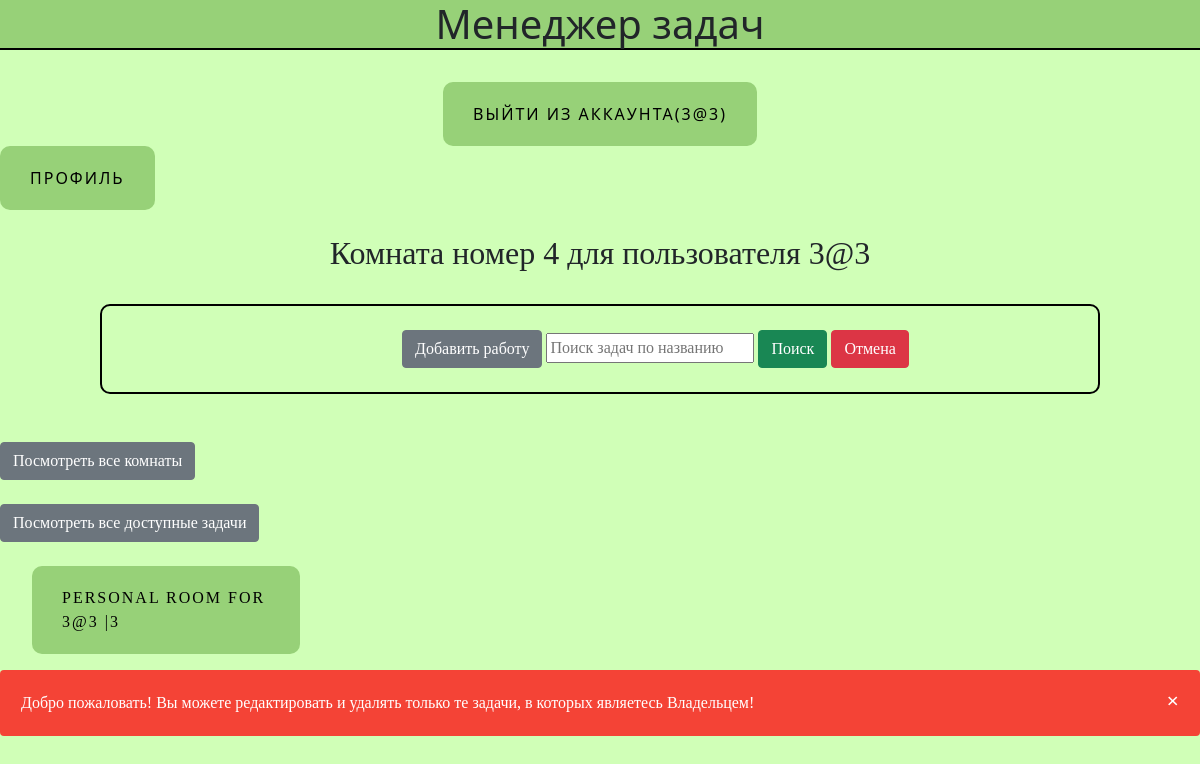
The app's page /alljobs/4 (signed in), older data.
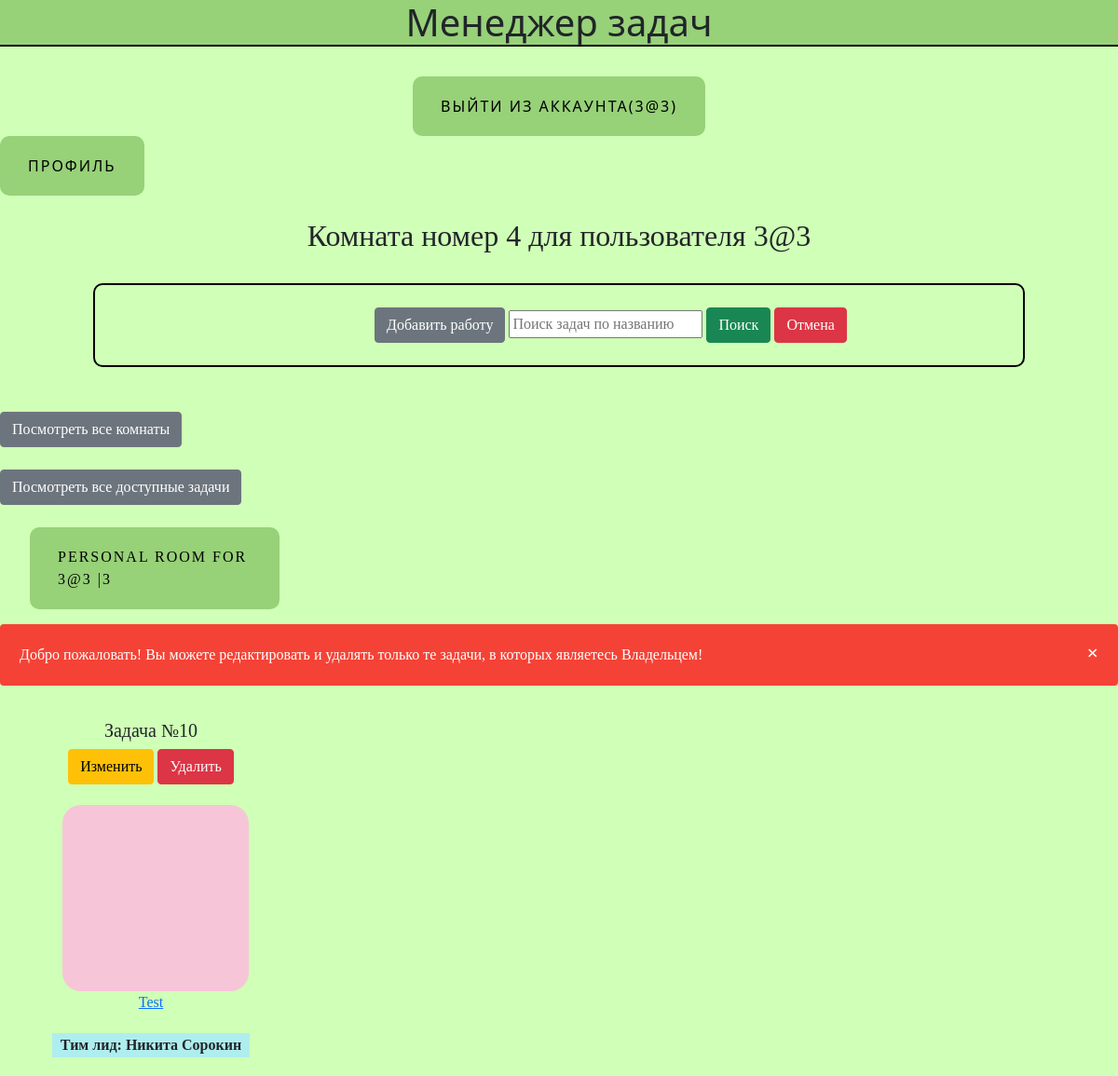
The same page, newer data.
### data/notifications.py (models this page shows)
class Notifications(SqlAlchemyBase):
    __tablename__ = "notifications"
    id = sqlalchemy.Column(sqlalchemy.Integer, primary_key=True, autoincrement=True)
    text = sqlalchemy.Column(sqlalchemy.String, nullable=True)
    users = sqlalchemy.Column(sqlalchemy.String, nullable=True)
    mister = sqlalchemy.Column(sqlalchemy.Boolean, nullable=True, default=True)

### data/jobs.py (models this page shows)
class Jobs(SqlAlchemyBase):
    __tablename__ = "jobs"
    id = sqlalchemy.Column(sqlalchemy.Integer, primary_key=True, autoincrement=True)
    team_leader = sqlalchemy.Column(sqlalchemy.Integer, sqlalchemy.ForeignKey('users.id'), nullable=True)
    job = sqlalchemy.Column(sqlalchemy.String, nullable=True)
    work_size = sqlalchemy.Column(sqlalchemy.Integer, nullable=True)
    collaborators = sqlalchemy.Column(sqlalchemy.String, nullable=True)
    is_finished = sqlalchemy.Column(sqlalchemy.Integer, default=False)
    start_date = sqlalchemy.Column(sqlalchemy.DateTime, default=datetime.datetime.now, nullable=True)
    end_date = sqlalchemy.Column(sqlalchemy.DateTime, default=datetime.datetime.now, nullable=True)
    user = orm.relationship("User")
    intensity_level = orm.relationship("IntensityLevel", secondary="association",  backref="jobs")
    description = sqlalchemy.Column(sqlalchemy.String, nullable=True)

### main.py (the view)
@app.route('/alljobs/<int:id>')
@login_required
def all_jobs(id):
    db_sess = db_session.create_session()
    data = []
    ct = 0
    current_room = db_sess.query(Rooms).filter(Rooms.id == id).first()
    if current_room is not None:
        if current_room.collaborators:
            if current_user.id in [current_room.team_leader] + current_room.collaborators.split(","):
                if current_room.tasks is not None:
                    x = current_room.tasks.split(", ")
                else:
                    x = None
                if x and not (len(x) == 1 and not x[0]):
                    available_tasks = tuple(map(int, x))
                else:
                    available_tasks = ()
                for el in db_sess.query(Jobs):
                    if el.id in available_tasks:
                        team_leader = f"{el.user.name} {el.user.surname}"
                        cover = str(random.randint(1, 21)) + ".png"
                        data.append((el.job, team_leader, el.id, cover))
                        print(cover)
                ans = []
                i = 0
                while i < len(data):
                    curr = []
                    for j in range(4):
                        if i >= len(data):
                            break
                        curr.append(data[i])
                        i += 1
                    ans.append(curr)
                rooms = []
                for el in db_sess.query(Rooms).filter(
                        (Rooms.team_leader.like(current_user.id) | Rooms.collaborators.like(
                            f'%{current_user.id}%'))).all():
                    rooms.append((f"{el.title} |{el.team_leader}", el.id))
                notes1 = []
                for i in dbs.query(Notifications).all():
                    a = i.users.split(',')
                    if current_user.email in a and i.mister == True:
                        notes1.append((i.text))
                        i.mister = False
                        dbs.delete(i)
                print(notes1)
                dbs.commit()
                return render_template('alljobs.html', label="Поиск задач по названию", ans=ans, rooms=rooms,
                                       crId=current_room.id, crU=current_user.email, notes1=notes1)
            else:
                return render_template('not_allowed.html', room_id=current_user.current_room, f_pr=True)
        else:
            if current_user.id in [current_room.team_leader]:
                if current_room.tasks is not None:
                    x = current_room.tasks.split(", ")
                else:
                    x = None
                if x and not (len(x) == 1 and not x[0]):
                    available_tasks = tuple(map(int, x))
                else:
                    available_tasks = ()
                for el in db_sess.query(Jobs):
                    if el.id in available_tasks:
                        team_leader = f"{el.user.name} {el.user.surname}"
                        cover = str(random.randint(1, 20)) + ".png"
                        data.append((el.job, team_leader, el.id, cover))
                        print(cover)
                ans = []
                i = 0
                while i < len(data):
                    curr = []
                    for j in range(4):
                        if i >= len(data):
                            break
                        curr.append(data[i])
                        i += 1
                    ans.append(curr)
                rooms = []
                for el in db_sess.query(Rooms).filter(
                        (Rooms.team_leader.like(current_user.id) | Rooms.collaborators.like(
                            f'%{current_user.id}%'))).all():
                    rooms.append((f"{el.title} |{el.team_leader}", el.id))
                notes1 = []
                for i in dbs.query(Notifications).all():
                    a = ""
                    a = i.users.split(',')
                    if current_user.email in a and i.mister == True:
                        notes1.append((i.text))
                        i.mister = False
                print(notes1)
                return render_template('alljobs.html', label="Поиск задач по названию", ans=ans, rooms=rooms,
                                       crId=current_room.id, crU=current_user.email, notes1=notes1)
            else:
                return render_template('not_allowed.html', room_id=current_user.current_room, f_pr=True)
    else:
        return render_template('not_allowed.html', room_id=current_user.current_room, f_pr=True)

### data/db_session.py (called while the page is built)
def create_session() -> Session:
    global __factory
    return __factory()

### main.py (called while the page is built)
@login_manager.user_loader
def load_user(user_id):
    db_sess = db_session.create_session()
    return db_sess.query(User).get(user_id)

### templates/alljobs.html (shortened to what this page needs)
{% extends "base.html" %}
{% block content %}
<br><h2 id="spec2">Комната номер {{ crId }} для пользователя {{ crU }}</h2><br>
<form1 action="/search/{{ crId }}" method="POST">
    <br>
    <div id="work_logs">
        <div id="search_query">
            {% if current_user.is_authenticated %}
            <a href="/addjob/{{ crId }}" class="btn btn-secondary">Добавить работу</a>
            {% endif %}
            <input type="text" name="query" placeholder="{{ label }}">
            <button type="submit" class="btn btn-success">Поиск</button>
            <a href="/alljobs/{{ crId }}" class="btn btn-danger">Отмена</a>
        </div>
    </div>
    <br></form1><br>
<div id="parent1">
    <div id="room_list">
        <br><a href="/allrooms" class="btn btn-secondary">Посмотреть все комнаты</a>
        <br>
        <br><a href="/alltasks" class="btn btn-secondary">Посмотреть все доступные задачи</a>
        {% for room in rooms %}
        <ol>
            <br><a href="/alljobs/{{ room[1] }}">
            <li id='roomss'>{{ room[0] }}</li>
        </a>
        </ol>
        {% endfor %}
    </div>
</div>
<div id='notifications'>
    {% for n in notes1 %}
    <div class="alert">
        <span class="closebtn" onclick="this.parentElement.style.display='none';">&times;</span>
        {{ n }}
    </div>
    {%endfor%}
</div>
{% for data in ans %}
<table id="main_table">
    <tr id="job_name">
        {% for row in data %}
        <td>
            <h5>Задача №{{ row[2] }}</h5>
            <div class="buttons">
                <a href="/addjob/{{ crId }}/{{ row[2] }}" class="btn btn-warning">Изменить</a>
                <a href="/job_delete/{{ crId }}/{{ row[2] }}" class="btn btn-danger">Удалить</a>
            </div>
        </td>
        {% endfor %}
    </tr>
    <tr id="job_cover" style="border-radius: 20px;">
        {% for row in data %}
        <td>
            <a href="/job_description/{{row[2]}}/{{crId}}">
                <img src="{{ url_for('static', filename='covers/' + row[3]) }}" id="job_img"
                     style="border-radius: 20px;"/>
                <div class="CoverText">{{ row[0] }}</div>
            </a>
        </td>
        {% endfor %}
    </tr>
    <tr id="job_teamlead">
        {% for row in data %}
        <td>
            Тим лид: {{row[1]}}
        </td>
        {% endfor %}
    </tr>
</table>
{% endfor %}
{% endblock %}

Row changes from the older to the newer data that the page shows:
added Jobs: id "10", job "Test", row "Никита Сорокин"
